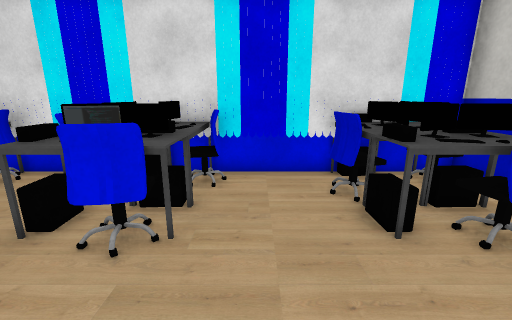
[1] (above)

12 first-person views from a walk through a 3-D level made in the Unity game engine. The camera is 1.4 m above the floor, tilts 14° down and sees 90° across. The floor is counted in squares, 0.53 m on a side. Each view is taken from the middle of a square. On the plan, view 1 faces up. The plan holds only what a view shows up to about 18 squares ahead; the rest is blank. The player character is not drawn. Some surface patterns are stand-ins.

[2]
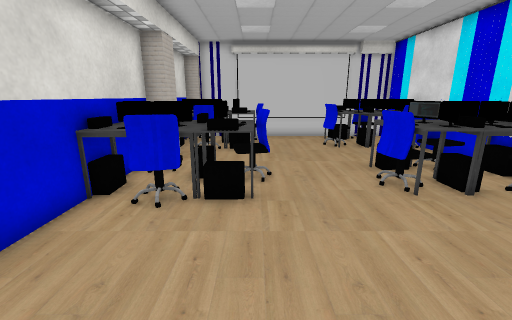

[3]
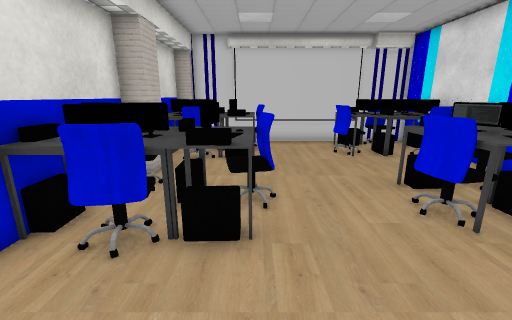

[4]
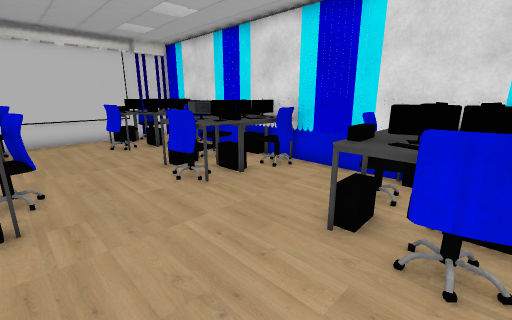

[5]
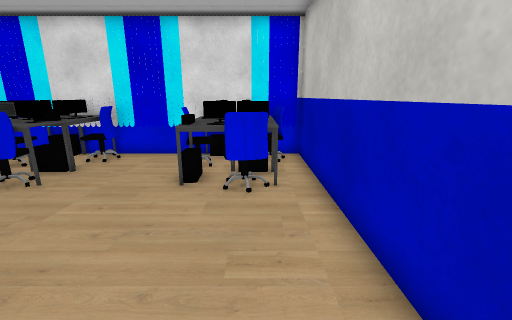

[6]
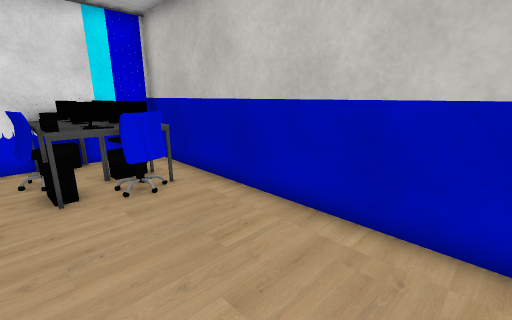

[7]
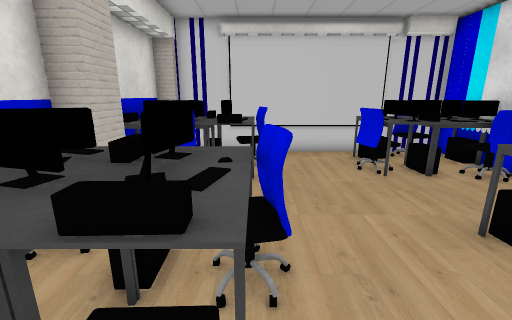

[8]
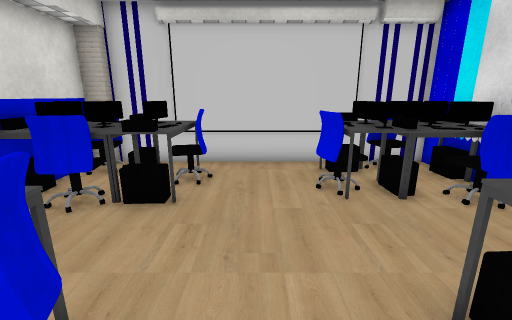

[9]
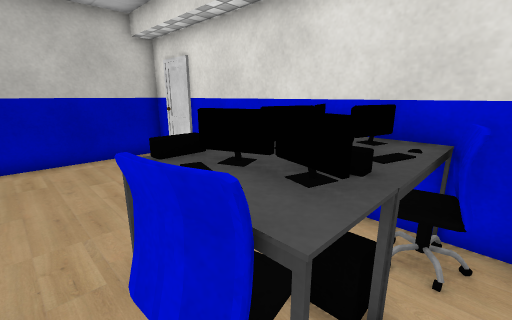

[10]
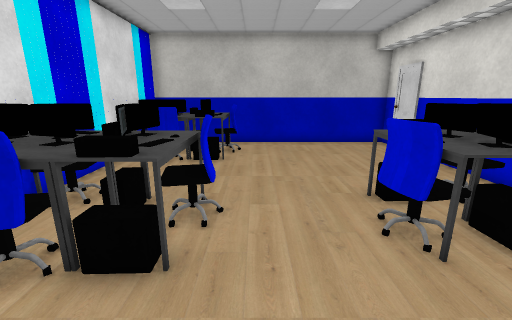

[11]
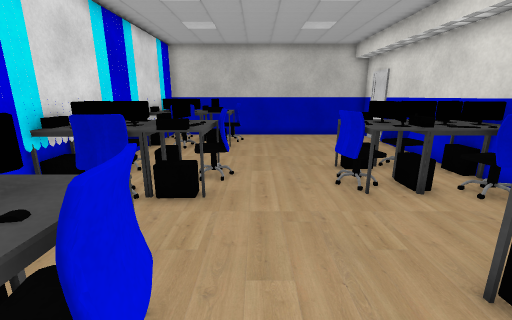

[12]
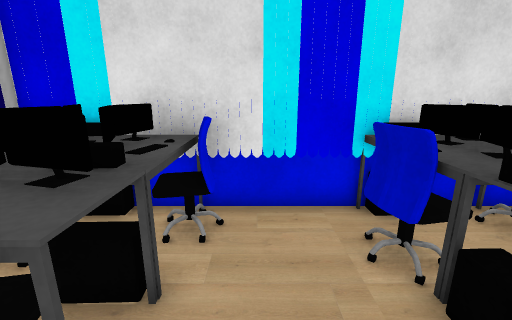

### Floor plan
Key: @ floor where view 1 was taken; # wall or solid block; x gap in a wall; . floor; = window, fence, low wall or low ledge; ^ raised ledge.
Columns run from 12 left of view 1 to 7 right of it. Each row starts with its distance up from view 1.
  9 ####################
  8 ^^^^=...^^^=...^^^##
  7 #^^^^..=^^^...=^^^^#
  6 ^^^^^..x^^^...#^^^^#
  5 #^^^....^^^....^^^^#
  4 #.^=.....^#....=^^.#
  3 #..................#
  2 #..................#
  1 #..................#
  0 #^^^....^^^.@......#
 -1 #^^^^...^^^........#
 -2 ^^^^^...^^^^.......#
 -3 #^^^#=.#^^^^.......#
 -4 #^^^^###^^^#    ####
 -5 ##################

Where each view was taken, in squares from view 1:
view 1: 0 up, 0 right, facing up
view 2: 0 up, 5 right, facing left
view 3: 0 up, 3 right, facing left
view 4: 0 up, 5 right, facing up-left
view 5: 3 down, 5 right, facing up
view 6: 3 down, 2 right, facing up-right
view 7: 0 up, 0 right, facing left
view 8: 2 up, 2 left, facing left
view 9: 1 up, 5 left, facing down-right
view 10: 3 up, 8 left, facing right
view 11: 3 up, 11 left, facing right
view 12: 3 up, 7 left, facing up
